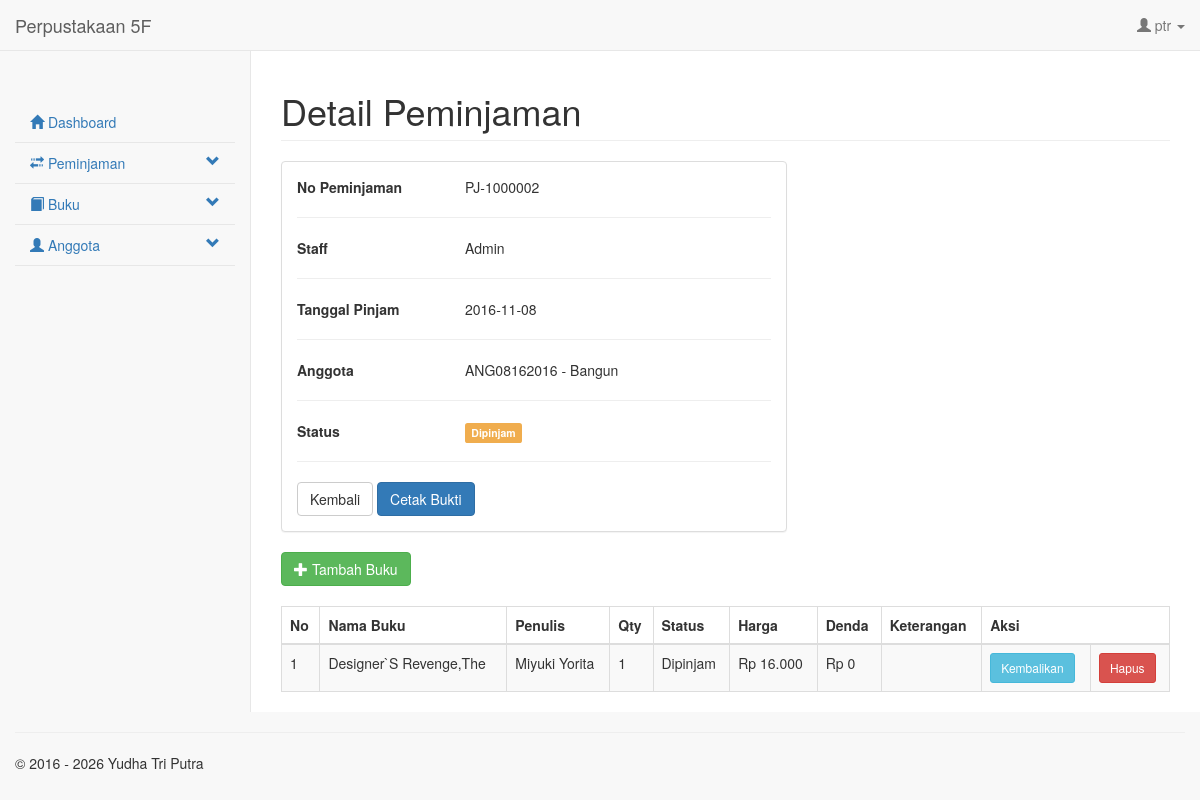
The page /form/input_peminjaman.php?id=2 (signed in) on the database its author committed.
### tables this page shows
CREATE TABLE IF NOT EXISTS `t_account` (
  `id_t_account` int(11) NOT NULL AUTO_INCREMENT,
  `id_p_role` int(11) NOT NULL,
  `username` varchar(30) NOT NULL,
  `password` varchar(255) NOT NULL COMMENT 'password_hash; akun lama MD5 dimigrasikan saat login',
  `create_date` datetime NOT NULL,
  `create_by` varchar(30) NOT NULL COMMENT 'Username',
  `update_date` datetime DEFAULT NULL,
  `update_by` varchar(30) DEFAULT NULL COMMENT 'Username',
  PRIMARY KEY (`id_t_account`),
  UNIQUE KEY `uk_account_username` (`username`),
  KEY `idx_account_role` (`id_p_role`)
);

CREATE TABLE IF NOT EXISTS `t_peminjaman` (
  `id_t_peminjaman` int(11) NOT NULL AUTO_INCREMENT,
  `no_peminjaman` varchar(20) NOT NULL,
  `id_t_staff` int(11) DEFAULT NULL,
  `id_t_anggota` int(11) NOT NULL,
  `tgl_pinjam` date NOT NULL,
  `tgl_kembali` date DEFAULT NULL COMMENT 'By System',
  `total_denda` int(11) DEFAULT NULL,
  `create_date` date NOT NULL,
  `create_by` varchar(30) NOT NULL COMMENT 'Username Staff',
  `update_date` date DEFAULT NULL,
  `update_by` varchar(30) DEFAULT NULL COMMENT 'Username Staff',
  PRIMARY KEY (`id_t_peminjaman`),
  UNIQUE KEY `uk_peminjaman_nomor` (`no_peminjaman`),
  KEY `idx_peminjaman_anggota` (`id_t_anggota`),
  KEY `idx_peminjaman_staff` (`id_t_staff`),
  KEY `idx_peminjaman_tanggal` (`tgl_pinjam`)
);

### setting/koneksi.php (called while the page is built, shortened)
<?php
function e($value): string
{
    return htmlspecialchars((string) ($value ?? ''), ENT_QUOTES, 'UTF-8');
}
function request_int(array $source, string $key, int $default = 0): int
{
    $value = filter_var($source[$key], FILTER_VALIDATE_INT);
    return $value === false ? $default : (int) $value;
}
function csrf_token(): string
{
    return $_SESSION['csrf_token'];
}
function current_account(mysqli $db): ?array
{
    $username = (string) $_SESSION['login_user'];
    $stmt = mysqli_prepare($db, 'SELECT id_t_account, id_p_role, username FROM t_account WHERE username = ? LIMIT 1');
    mysqli_stmt_bind_param($stmt, 's', $username);
    mysqli_stmt_execute($stmt);
    $result = mysqli_stmt_get_result($stmt);
    $account = mysqli_fetch_assoc($result) ?: null;
    return $account;
}
function require_login(mysqli $db, string $redirect = '../index.php'): array
{
    $account = current_account($db);
    return $account;
}
function require_roles(mysqli $db, array $roles, string $redirect = 'dashboard.php'): array
{
    $account = require_login($db);
    return $account;
}

### setting/session.php (called while the page is built, shortened)
<?php
require_once __DIR__ . '/koneksi.php';
$current_account = require_login($db, '../index.php');

### form/input_peminjaman.php (the view, shortened to what this page needs)
<?php
require_once __DIR__ . '/../setting/session.php';
$account = require_roles($db, [1, 2], 'dashboard.php');
$peminjamanId = request_int($_GET, 'id');
$isCreate = $peminjamanId <= 0;
$loan = [
    'no_peminjaman' => '',
    'staff' => '',
    'no_anggota' => '',
    'anggota' => '',
    'tgl_pinjam' => date('Y-m-d'),
    'tgl_kembali' => null,
];
if (!$isCreate) {
    $stmt = mysqli_prepare($db, 'SELECT * FROM v_peminjaman WHERE id_t_peminjaman = ? LIMIT 1');
    mysqli_stmt_bind_param($stmt, 'i', $peminjamanId);
    mysqli_stmt_execute($stmt);
    $row = mysqli_fetch_assoc(mysqli_stmt_get_result($stmt));
    $loan = array_merge($loan, $row);
}
$details = null;
if (!$isCreate) {
    $stmt = mysqli_prepare($db, 'SELECT * FROM v_detil_pinjam WHERE id_t_peminjaman = ? ORDER BY id_t_detil_pinjam');
    mysqli_stmt_bind_param($stmt, 'i', $peminjamanId);
    mysqli_stmt_execute($stmt);
    $details = mysqli_stmt_get_result($stmt);
}
include __DIR__ . '/header.php';
?>
<div id="page-wrapper">
    <div class="row"><div class="col-lg-12"><h1 class="page-header"><?php echo $isCreate ? 'Input Peminjaman' : 'Detail Peminjaman'; ?></h1></div></div>
    <div class="row"><div class="col-lg-7">
        <div class="panel panel-default"><div class="panel-body">
            <?php if ($isCreate): ?>
                <form class="form-horizontal" method="post" autocomplete="off">
                    <?php echo csrf_field(); ?>
                    <div class="form-group"><label class="control-label col-sm-4">No Peminjaman</label><div class="col-sm-8"><p class="form-control-static">Dibuat otomatis</p></div></div>
                    <div class="form-group"><label class="control-label col-sm-4">Tanggal Pinjam</label><div class="col-sm-8"><p class="form-control-static"><?php echo date('Y-m-d'); ?></p></div></div>
                    <div class="form-group"><label class="control-label col-sm-4" for="noanggota">No Anggota</label><div class="col-sm-8"><input type="text" maxlength="20" class="form-control" value="<?php echo e($loan['no_anggota']); ?>" id="noanggota" name="noanggota" required></div></div>
                    <div class="form-group"><div class="col-sm-offset-4 col-sm-8"><a href="data_peminjaman.php" class="btn btn-default">Batal</a> <button type="submit" class="btn btn-primary">Simpan</button></div></div>
                </form>
            <?php else: ?>
                <div class="row"><div class="col-sm-4"><strong>No Peminjaman</strong></div><div class="col-sm-8"><?php echo e($loan['no_peminjaman']); ?></div></div><hr>
                <div class="row"><div class="col-sm-4"><strong>Staff</strong></div><div class="col-sm-8"><?php echo e($loan['staff']); ?></div></div><hr>
                <div class="row"><div class="col-sm-4"><strong>Tanggal Pinjam</strong></div><div class="col-sm-8"><?php echo e($loan['tgl_pinjam']); ?></div></div><hr>
                <div class="row"><div class="col-sm-4"><strong>Anggota</strong></div><div class="col-sm-8"><?php echo e($loan['no_anggota'] . ' - ' . $loan['anggota']); ?></div></div><hr>
                <div class="row"><div class="col-sm-4"><strong>Status</strong></div><div class="col-sm-8"><?php echo empty($loan['tgl_kembali']) ? '<span class="label label-warning">Dipinjam</span>' : '<span class="label label-success">Selesai ' . e($loan['tgl_kembali']) . '</span>'; ?></div></div>
                <hr><a href="data_peminjaman.php" class="btn btn-default">Kembali</a> <a href="cetak_bukti.php?id=<?php echo $peminjamanId; ?>" target="_blank" class="btn btn-primary">Cetak Bukti</a>
            <?php endif; ?>
        </div></div>
    </div></div>
    <?php if (!$isCreate): ?>
        <div class="row"><div class="col-lg-12">
            <?php if (empty($loan['tgl_kembali'])): ?>
                <button type="button" class="btn btn-success" data-toggle="modal" data-target="#modalBuku"><span class="glyphicon glyphicon-plus"></span> Tambah Buku</button>
                <br><br>
            <?php endif; ?>
            <div class="table-responsive"><table class="table table-striped table-bordered table-hover">
                <thead><tr><th>No</th><th>Nama Buku</th><th>Penulis</th><th>Qty</th><th>Status</th><th>Harga</th><th>Denda</th><th>Keterangan</th><th colspan="2">Aksi</th></tr></thead>
                <tbody>
                <?php $no = 1; $hasDetails = false; while ($detail = mysqli_fetch_assoc($details)): $hasDetails = true; ?>
                    <tr>
                        <td><?php echo $no++; ?></td><td><?php echo e($detail['nama_buku']); ?></td><td><?php echo e($detail['penulis']); ?></td><td><?php echo (int) $detail['qty']; ?></td>
                        <td><?php echo e($detail['kondisi'] ?: 'Dipinjam'); ?></td><td>Rp <?php echo number_format((int) $detail['harga'], 0, ',', '.'); ?></td><td>Rp <?php echo number_format((int) ($detail['denda'] ?? 0), 0, ',', '.'); ?></td><td><?php echo e($detail['keterangan']); ?></td>
                        <?php if (empty($detail['tgl_kembali'])): ?>
                            <td><a href="edit_detil_pinjam.php?id=<?php echo (int) $detail['id_t_detil_pinjam']; ?>&id_pj=<?php echo $peminjamanId; ?>" class="btn btn-info btn-sm">Kembalikan</a></td>
                            <td><a href="hapus_detil_pinjam.php?id=<?php echo $peminjamanId; ?>&id_buku=<?php echo (int) $detail['id_t_buku']; ?>&csrf=<?php echo urlencode(csrf_token()); ?>" onclick="return confirm('Hapus buku dari transaksi ini?')" class="btn btn-danger btn-sm">Hapus</a></td>
                        <?php else: ?><td>-</td><td>-</td><?php endif; ?>
                    </tr>
                <?php endwhile; mysqli_stmt_close($stmt); ?>
                </tbody>
            </table></div>
        </div></div>
    <?php endif; ?>
</div>
<?php include __DIR__ . '/footer.php'; ?>

### form/header.php (shortened to what this page needs)
<?php
require_once __DIR__ . '/../setting/session.php';
$usersession = (string) $current_account['username'];
$roleId = (int) $current_account['id_p_role'];
?>
<!DOCTYPE html>
<html lang="id">
<head>
    <link rel="stylesheet" href="../template/alert.css">
    <link rel="stylesheet" href="../template/css/bootstrap.min.css">
    <link rel="stylesheet" href="../template/css/sb-admin-2.css">
    <link rel="stylesheet" href="../template/js/jquery-ui-1.13.2/jquery-ui.min.css">
</head>
<body>
<nav class="navbar navbar-default navbar-static-top" role="navigation" style="margin-bottom:0">
    <div class="container-fluid">
        <div class="navbar-header">
            <a class="navbar-brand" href="dashboard.php">Perpustakaan 5F</a>
        </div>
        <div id="navbar" class="navbar-collapse collapse">
            <ul class="nav navbar-nav navbar-right">
                <li class="dropdown">
                    <a class="dropdown-toggle" data-toggle="dropdown" href="#"><span class="glyphicon glyphicon-user"></span> <?php echo e($usersession); ?> <span class="caret"></span></a>
                </li>
            </ul>
        </div>
    </div>
</nav>
<div class="container-fluid">
    <div class="row">
        <div class="col-sm-3 col-md-2 sidebar">
            <ul class="nav nav-sidebar">
                <li><a href="dashboard.php"><span class="glyphicon glyphicon-home"></span> Dashboard</a></li>
                <?php if (in_array($roleId, [1, 2], true)): ?>
                    <li class="parent">
                        <a href="#sub-peminjaman" data-toggle="collapse"><span class="glyphicon glyphicon-transfer"></span> Peminjaman <span class="glyphicon glyphicon-chevron-down pull-right"></span></a>
                    </li>
                <?php endif; ?>
                <li class="parent">
                    <a href="#sub-buku" data-toggle="collapse"><span class="glyphicon glyphicon-book"></span> Buku <span class="glyphicon glyphicon-chevron-down pull-right"></span></a>
                </li>
                <?php if (in_array($roleId, [1, 2], true)): ?>
                    <li class="parent">
                        <a href="#sub-anggota" data-toggle="collapse"><span class="glyphicon glyphicon-user"></span> Anggota <span class="glyphicon glyphicon-chevron-down pull-right"></span></a>
                    </li>
                <?php endif; ?>
            </ul>
        </div>

### template/css/sb-admin-2.css (style rules this page uses)
body { background-color: #f8f8f8; }
#page-wrapper { padding: 0 15px; min-height: 568px; background-color: white; }
@media (min-width: 768px) { #page-wrapper { position: inherit; margin: 0 0 0 250px; padding: 0 30px; border-left: 1px solid #e7e7e7; } }
.sidebar ul li { border-bottom: 1px solid #e7e7e7; }
@media (min-width: 768px) { .sidebar { z-index: 1; position: absolute; width: 250px; margin-top: 51px; } }

### rows shown on the page
t_account: username "ptr"
t_peminjaman: no_peminjaman "PJ-1000002", tgl_pinjam "2016-11-08"

### other values the page prints
$loan['staff'] "Admin"
$loan['no_anggota'] . ' - ' . $loan['anggota'] "ANG08162016 - Bangun"
$detail['nama_buku'] "Designer`S Revenge,The"
$detail['penulis'] "Miyuki Yorita"
$detail['qty'] "1"
$detail['kondisi'] ?: 'Dipinjam' "Dipinjam"
$detail['harga'] "16.000"
$detail['denda'] "0"
